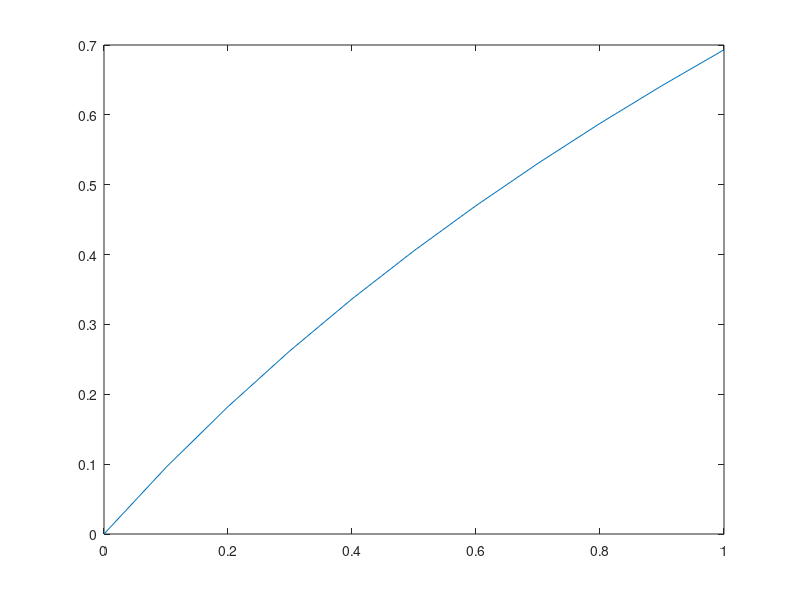

MATLAB code for this plot:


N = 10;
a = @(x) 1 + x;
f = @(x) 0.*x;
h = 0.1;
g = 1;

v = zeros(N,1);
x = [0:h:1]';
for i = 1:length(x)
    v(i) = integral(@(y) (g + integral(@(z) f(z), y, 1)) / a(y), 0, x(i), 'ArrayValued',true);
end
plot(x, v)